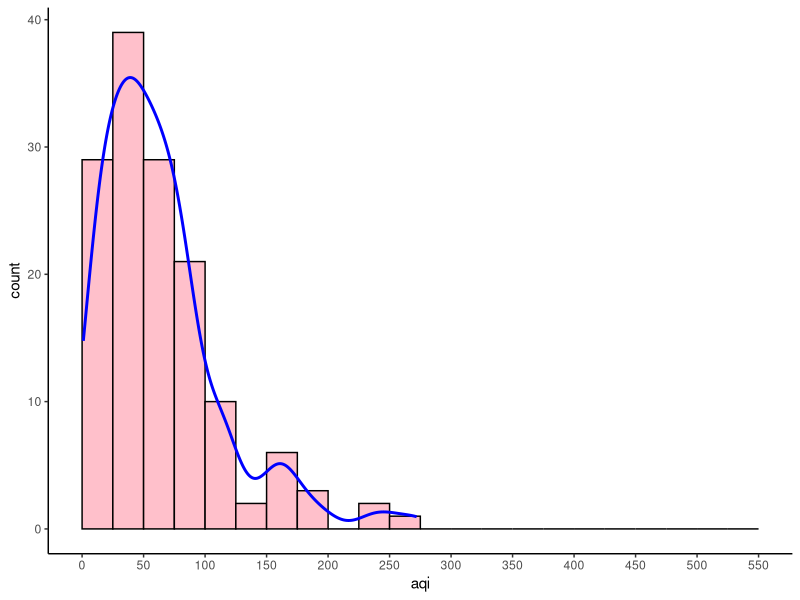
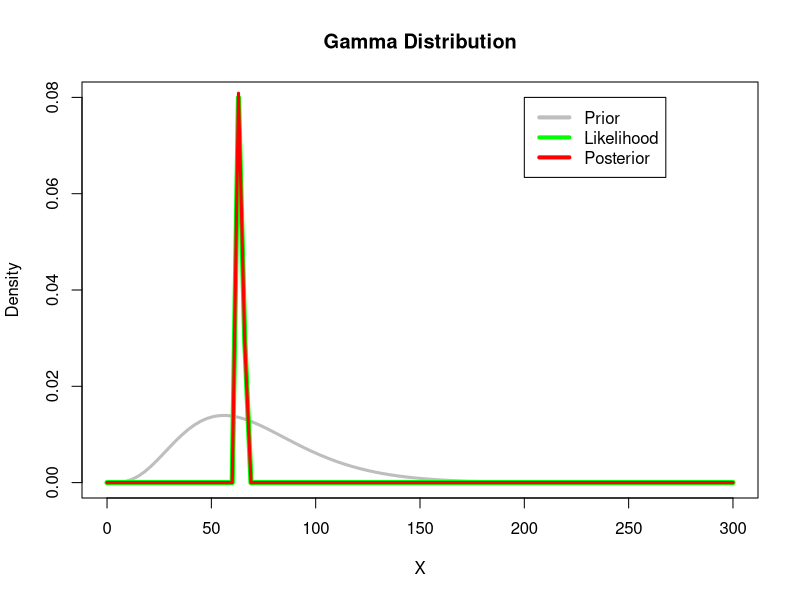
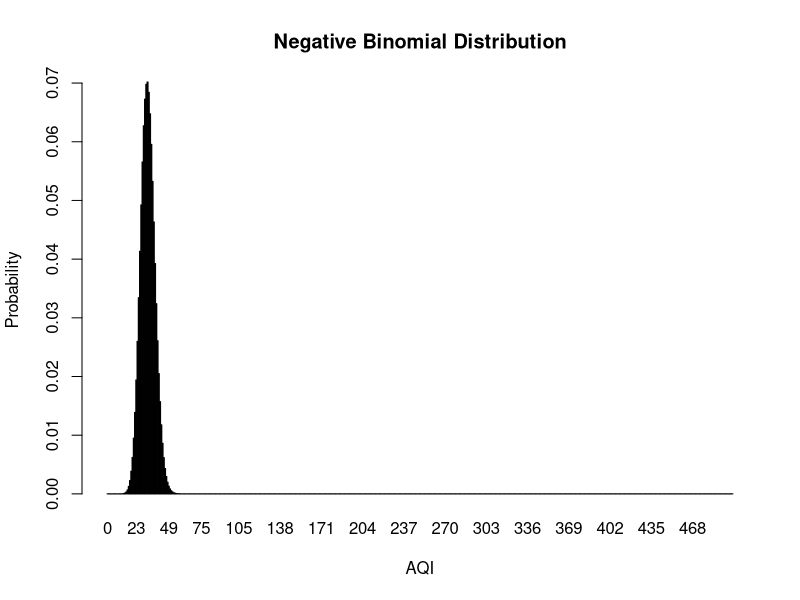

These charts were generated, in order, by the following R code:
## ---- chunk 1
knitr::opts_chunk$set(echo = TRUE)
## ---- chunk 2
library(ggplot2)
library(dplyr)
## ---- chunk 3
data <- read.csv("data_date.csv")
unique_data <- data %>% distinct(Country, .keep_all = TRUE)
aqi_2 <- unique_data[,c("Status","AQI_Value")]
aqi <- aqi_2[,2]
aqi <-  aqi[aqi <= 500]
aqi_df <- data.frame(aqi)
## ---- chunk 4
hist_aqi <- ggplot(aqi_df, aes(x = aqi)) + geom_histogram(aes(y = ..count..),
breaks = seq(0, 550, by = 25), colour = "black",
fill = "pink") +
geom_density(aes(y = ..count.. * 25), color = "blue", linewidth = 1) +
scale_x_continuous(breaks = seq(0,
550, by = 50)) + theme_classic()

hist_aqi
## ---- chunk 5
a = 5

x <- seq(0, 50, by = 0.1) 

curve(dgamma(x, shape = a, rate = a/70), col = "grey", lwd = 3, xlab = "X", ylab = "Density",
      main = "Gamma Distribution", ylim = c(0, .08), xlim = c(0, 300))
curve(dgamma(x, shape = sum(aqi) + 1, rate = 142), add = TRUE, col = "green", lwd = 5)
curve(dgamma(x, shape = sum(aqi) + a, rate = 142 + a/70),add=T,col="red",lwd=3)
legend(200,.08,c("Prior","Likelihood", "Posterior"),lty=1,lwd=4,col=c("grey","green","red"))

## ---- chunk 6
mu_n <- ((sum(aqi))+a)/(142+(a/70))
var_n <- (sum(aqi)+a)/((142+a/70)^2)
ci_5 <- qgamma(0.05, shape = sum(aqi) + a, rate = 142 + a/70)
ci_95 <- qgamma(0.95, shape = sum(aqi) + a, rate = 142 + a/70)

mu <- (sum(aqi)+1)/(142)
mu0 <- (a)/(a/70)
## ---- chunk 7
y =  seq(0, 500, by = 1) 
z =dnbinom(y, size = a+sum(aqi), mu = (a+sum(aqi))/((142+(a/70))+142))
df_z <- data.frame(z)
barplot(z, names.arg = y, xlab = "AQI", ylab = "Probability", col = "skyblue", main = "Negative Binomial Distribution")
